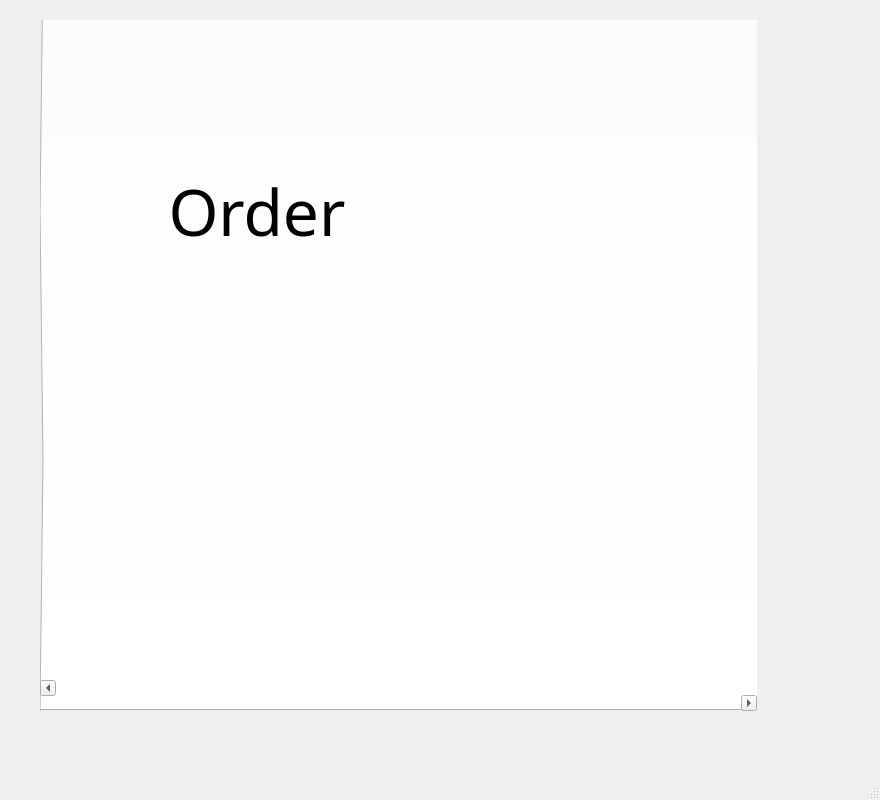
<?xml version="1.0" encoding="UTF-8"?>
<ui version="4.0">
 <class>MainWindow</class>
 <widget class="QMainWindow" name="MainWindow">
  <property name="geometry">
   <rect>
    <x>0</x>
    <y>0</y>
    <width>880</width>
    <height>800</height>
   </rect>
  </property>
  <property name="minimumSize">
   <size>
    <width>800</width>
    <height>800</height>
   </size>
  </property>
  <property name="font">
   <font>
    <pointsize>24</pointsize>
   </font>
  </property>
  <property name="windowTitle">
   <string>MainWindow</string>
  </property>
  <widget class="QWidget" name="centralwidget">
   <widget class="QTabWidget" name="tabWidget">
    <property name="geometry">
     <rect>
      <x>40</x>
      <y>20</y>
      <width>717</width>
      <height>691</height>
     </rect>
    </property>
    <property name="font">
     <font>
      <family>American Typewriter</family>
      <pointsize>48</pointsize>
      <italic>false</italic>
     </font>
    </property>
    <property name="styleSheet">
     <string notr="true">QTabBar:tab {
 height: 1000px; width: 1000px;
 }</string>
    </property>
    <property name="tabPosition">
     <enum>QTabWidget::South</enum>
    </property>
    <property name="currentIndex">
     <number>1</number>
    </property>
    <widget class="QWidget" name="tab">
     <attribute name="title">
      <string>HOME</string>
     </attribute>
     <widget class="QLabel" name="label_2">
      <property name="geometry">
       <rect>
        <x>20</x>
        <y>20</y>
        <width>721</width>
        <height>81</height>
       </rect>
      </property>
      <property name="font">
       <font>
        <family>American Typewriter</family>
        <pointsize>64</pointsize>
       </font>
      </property>
      <property name="text">
       <string>Welcome to starbucks</string>
      </property>
     </widget>
     <widget class="QLabel" name="label_3">
      <property name="geometry">
       <rect>
        <x>10</x>
        <y>100</y>
        <width>461</width>
        <height>51</height>
       </rect>
      </property>
      <property name="font">
       <font>
        <family>Herculanum</family>
        <pointsize>24</pointsize>
        <italic>true</italic>
       </font>
      </property>
      <property name="text">
       <string>도로시님의 위한 추천메뉴</string>
      </property>
     </widget>
     <widget class="QLabel" name="label_5">
      <property name="geometry">
       <rect>
        <x>50</x>
        <y>320</y>
        <width>81</width>
        <height>31</height>
       </rect>
      </property>
      <property name="font">
       <font>
        <family>Papyrus</family>
        <pointsize>18</pointsize>
        <italic>false</italic>
       </font>
      </property>
      <property name="text">
       <string>오늘의 커피</string>
      </property>
     </widget>
     <widget class="QPushButton" name="btn_1">
      <property name="geometry">
       <rect>
        <x>10</x>
        <y>150</y>
        <width>171</width>
        <height>171</height>
       </rect>
      </property>
      <property name="styleSheet">
       <string notr="true">QPushButton { 
  background-image : url(:/images/blacktea.png); 
} </string>
      </property>
      <property name="text">
       <string/>
      </property>
      <property name="icon">
       <iconset>
        <normaloff>../pythonProject/PYQT5/starbucks image/today.png</normaloff>../pythonProject/PYQT5/starbucks image/today.png</iconset>
      </property>
      <property name="iconSize">
       <size>
        <width>200</width>
        <height>200</height>
       </size>
      </property>
     </widget>
     <widget class="QPushButton" name="btn_3">
      <property name="geometry">
       <rect>
        <x>350</x>
        <y>150</y>
        <width>171</width>
        <height>171</height>
       </rect>
      </property>
      <property name="text">
       <string/>
      </property>
      <property name="icon">
       <iconset>
        <normaloff>../pythonProject/PYQT5/starbucks image/green.png</normaloff>../pythonProject/PYQT5/starbucks image/green.png</iconset>
      </property>
      <property name="iconSize">
       <size>
        <width>200</width>
        <height>200</height>
       </size>
      </property>
     </widget>
     <widget class="QPushButton" name="btn_4">
      <property name="geometry">
       <rect>
        <x>530</x>
        <y>150</y>
        <width>171</width>
        <height>171</height>
       </rect>
      </property>
      <property name="text">
       <string/>
      </property>
      <property name="icon">
       <iconset>
        <normaloff>../pythonProject/PYQT5/starbucks image/americano.png</normaloff>../pythonProject/PYQT5/starbucks image/americano.png</iconset>
      </property>
      <property name="iconSize">
       <size>
        <width>200</width>
        <height>200</height>
       </size>
      </property>
     </widget>
     <widget class="QLabel" name="label_6">
      <property name="geometry">
       <rect>
        <x>200</x>
        <y>320</y>
        <width>141</width>
        <height>31</height>
       </rect>
      </property>
      <property name="font">
       <font>
        <family>Papyrus</family>
        <pointsize>18</pointsize>
        <italic>false</italic>
       </font>
      </property>
      <property name="text">
       <string>허니 자몽 블랙티</string>
      </property>
     </widget>
     <widget class="QLabel" name="label_7">
      <property name="geometry">
       <rect>
        <x>360</x>
        <y>320</y>
        <width>151</width>
        <height>31</height>
       </rect>
      </property>
      <property name="font">
       <font>
        <family>Papyrus</family>
        <pointsize>18</pointsize>
        <italic>false</italic>
       </font>
      </property>
      <property name="text">
       <string>말차 크림 프라푸치노</string>
      </property>
     </widget>
     <widget class="QLabel" name="label_8">
      <property name="geometry">
       <rect>
        <x>560</x>
        <y>320</y>
        <width>81</width>
        <height>31</height>
       </rect>
      </property>
      <property name="font">
       <font>
        <family>Papyrus</family>
        <pointsize>18</pointsize>
        <italic>false</italic>
       </font>
      </property>
      <property name="text">
       <string>아메리카노</string>
      </property>
     </widget>
     <widget class="QLabel" name="label_4">
      <property name="geometry">
       <rect>
        <x>140</x>
        <y>480</y>
        <width>60</width>
        <height>16</height>
       </rect>
      </property>
      <property name="text">
       <string/>
      </property>
     </widget>
     <widget class="QPushButton" name="pushButton">
      <property name="geometry">
       <rect>
        <x>10</x>
        <y>430</y>
        <width>531</width>
        <height>171</height>
       </rect>
      </property>
      <property name="text">
       <string/>
      </property>
      <property name="icon">
       <iconset>
        <normaloff>../pythonProject/PYQT5/starbucks image/reward.png</normaloff>../pythonProject/PYQT5/starbucks image/reward.png</iconset>
      </property>
      <property name="iconSize">
       <size>
        <width>500</width>
        <height>700</height>
       </size>
      </property>
     </widget>
     <widget class="QLabel" name="label_9">
      <property name="geometry">
       <rect>
        <x>50</x>
        <y>380</y>
        <width>60</width>
        <height>16</height>
       </rect>
      </property>
      <property name="text">
       <string/>
      </property>
     </widget>
     <widget class="QPushButton" name="pushButton_2">
      <property name="geometry">
       <rect>
        <x>10</x>
        <y>360</y>
        <width>261</width>
        <height>71</height>
       </rect>
      </property>
      <property name="font">
       <font>
        <family>American Typewriter</family>
        <pointsize>18</pointsize>
       </font>
      </property>
      <property name="text">
       <string>What's new</string>
      </property>
     </widget>
     <widget class="QPushButton" name="pushButton_3">
      <property name="geometry">
       <rect>
        <x>290</x>
        <y>360</y>
        <width>251</width>
        <height>71</height>
       </rect>
      </property>
      <property name="font">
       <font>
        <family>American Typewriter</family>
        <pointsize>18</pointsize>
       </font>
      </property>
      <property name="text">
       <string>Coupon</string>
      </property>
     </widget>
     <widget class="QLabel" name="label">
      <property name="geometry">
       <rect>
        <x>540</x>
        <y>360</y>
        <width>161</width>
        <height>231</height>
       </rect>
      </property>
      <property name="minimumSize">
       <size>
        <width>161</width>
        <height>231</height>
       </size>
      </property>
      <property name="text">
       <string/>
      </property>
      <property name="pixmap">
       <pixmap>../pythonProject/PYQT5/starbucks image/new.png</pixmap>
      </property>
     </widget>
     <widget class="QPushButton" name="btn_2">
      <property name="geometry">
       <rect>
        <x>180</x>
        <y>150</y>
        <width>171</width>
        <height>171</height>
       </rect>
      </property>
      <property name="styleSheet">
       <string notr="true">QPushButton { 
  background-image : url(:/images/blacktea.png); 
} </string>
      </property>
      <property name="text">
       <string/>
      </property>
      <property name="icon">
       <iconset>
        <normaloff>../pythonProject/PYQT5/starbucks image/today.png</normaloff>../pythonProject/PYQT5/starbucks image/today.png</iconset>
      </property>
      <property name="iconSize">
       <size>
        <width>200</width>
        <height>200</height>
       </size>
      </property>
     </widget>
    </widget>
    <widget class="QWidget" name="widget">
     <attribute name="title">
      <string>Order</string>
     </attribute>
     <widget class="QTabWidget" name="drink">
      <property name="geometry">
       <rect>
        <x>0</x>
        <y>-1</y>
        <width>701</width>
        <height>651</height>
       </rect>
      </property>
      <property name="maximumSize">
       <size>
        <width>701</width>
        <height>651</height>
       </size>
      </property>
      <property name="font">
       <font>
        <family>American Typewriter</family>
        <pointsize>36</pointsize>
       </font>
      </property>
      <property name="layoutDirection">
       <enum>Qt::LeftToRight</enum>
      </property>
      <property name="styleSheet">
       <string notr="true">QTabBar:tab {
 height: 1000px; width: 1000px;
 }</string>
      </property>
      <property name="currentIndex">
       <number>0</number>
      </property>
      <widget class="QWidget" name="tab_5">
       <attribute name="title">
        <string>음료</string>
       </attribute>
      </widget>
      <widget class="QWidget" name="tab_6">
       <attribute name="title">
        <string>푸드</string>
       </attribute>
      </widget>
     </widget>
    </widget>
    <widget class="QWidget" name="tab_3">
     <attribute name="title">
      <string>Pay</string>
     </attribute>
    </widget>
    <widget class="QWidget" name="tab_4">
     <attribute name="title">
      <string>Other</string>
     </attribute>
    </widget>
   </widget>
  </widget>
  <widget class="QStatusBar" name="statusbar"/>
 </widget>
 <resources/>
 <connections/>
</ui>
